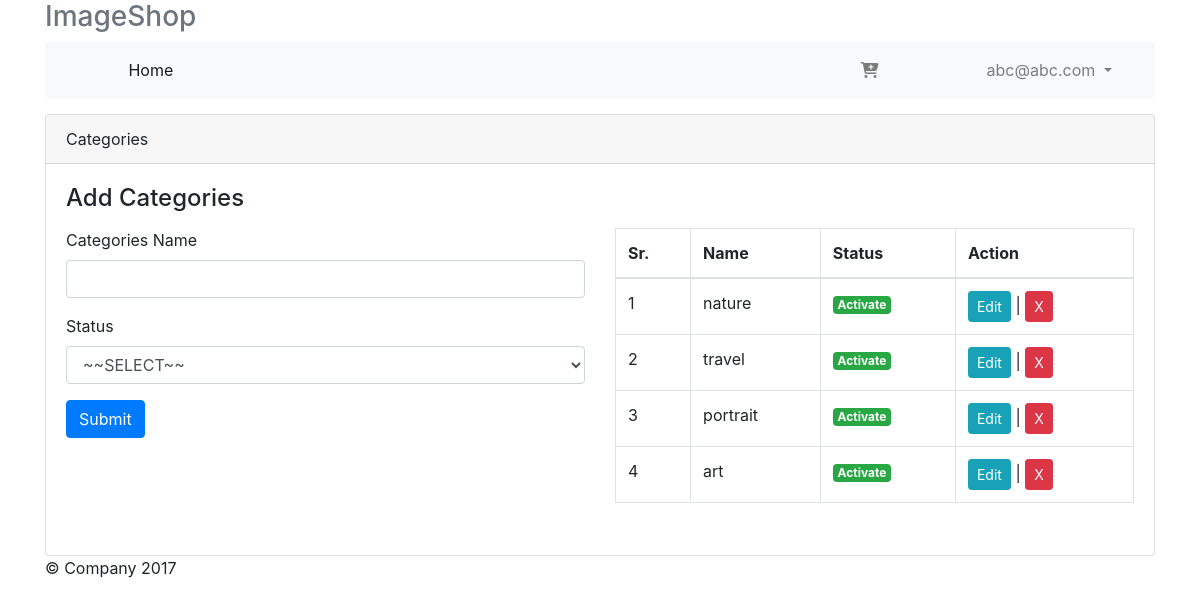
/index.php?nav=add_categories (signed in), run on the app's committed database.
### tables this page shows
CREATE TABLE `users` (
  `user_id` int(11) NOT NULL,
  `username` varchar(255) NOT NULL,
  `email` varchar(255) NOT NULL,
  `password` text NOT NULL,
  `user_city` text NOT NULL,
  `user_state` text NOT NULL,
  `user_country` text NOT NULL,
  `user_address` text NOT NULL,
  `order_id` text NOT NULL,
  `order_sts` text NOT NULL
);

CREATE TABLE `categories` (
  `cate_id` int(11) NOT NULL,
  `cate_name` varchar(255) NOT NULL,
  `cate_sts` varchar(255) NOT NULL,
  `cate_timestamp` timestamp NOT NULL DEFAULT current_timestamp()
);

### admin/pages/add_categories.php (the view, shortened to what this page needs)
<div class="card">
	<div class="card-header">Categories</div>
	<div class="card-body">
		<h4 class="card-title">Add Categories</h4>
		<p class="card-text">
			<div class="row">
				<div class="col-sm-6">
					<form action="" method="POST" role="form" id="formData">
						<div class="form-group">
							<label for="">Categories Name</label>
							<input type="text" class="form-control cate_name" name="cate_name" required="" id="cate_name">
						</div>
						<div class="form-group">
							<label for="">Status</label>
							<select name="cate_sts" id="cate_sts" class="form-control">
								<option value="">~~SELECT~~</option>
							</select>
						</div>
						<button type="submit" name="cate_subByAdmin" id="saveData" class="btn btn-primary">Submit</button>
					</form>
				</div>
				<div class="col-sm-6">
					<div id="Reload">
					<table class="table table-bordered">
						<thead>
							<tr>
								<th>Sr.</th>
								<th>Name</th>
								<th>Status</th>
								<th>Action</th>
							</tr>
						</thead>
						<tbody>
							<?php
								$x = 1;
								$q = get($dbc,"categories");
								while ($r = mysqli_fetch_assoc($q)):?>
							<tr>
								<td><?=$x?></td>
								<td><?=$r['cate_name']?></td>
								<td><?=isActive($r['cate_sts'])?></td>
								<td><button class="btn btn-info btn-sm update" id="<?=$r['cate_id']?>">Edit</button> | <button class="show-example-btn btn btn-danger delete btn-sm" onclick="DeleteData(<?=$r['cate_id']?>)">X</button></td>
							</tr>
							 <?php
								$x++;
								endwhile;
							?>
						</tbody>
					</table>
				  </div>
				</div>
			</div>
		</p>
	</div>
</div>

### inc/nav.php (shortened to what this page needs)
<nav class="navbar navbar-expand-md navbar-light bg-light rounded mb-3">
	<div class="collapse navbar-collapse" id="navbarCollapse">
		<ul class="navbar-nav text-md-center nav-justified w-100">
			<li class="nav-item active">
				<a class="nav-link" href="index.php?nav=home">Home</a>
			</li>
			<li class="nav-item">
			</li>
			<li class="nav-item">
			</li>
			<li class="nav-item">
			</li>
			<li class="nav-item">
				<a class="nav-link" href="index.php?nav=cart"><i class="fas fa-cart-plus"></i>
				</a>
			</li>
			<?php if (isset($_SESSION['login_user'])): ?>
				<li class="nav-item dropdown">
					<a class="nav-link dropdown-toggle" href="http://example.com" id="dropdown01" data-toggle="dropdown" aria-haspopup="true" aria-expanded="false">
						<?=$fetchUsers = fetchRecord($dbc, "users", "user_id", $_SESSION['login_user'])['email'];?>
					</a>
				</li>
			<?php endif ?>
		</ul>
	</div>
</nav>

### connect/db.php (shortened to what this page needs)
<?php function isActive($data){
  return ($data==1)?'<span class="badge badge-success">Activate</span>':'<span class="badge badge-danger">Deactivated</span>';
} ?>
<?php
function get($dbc,$table){
return mysqli_query($dbc,"SELECT * FROM $table");
}
?>
<?php
function fetchRecord($dbc,$table,$fld,$data){
return  mysqli_fetch_assoc(mysqli_query($dbc,"SELECT * FROM $table WHERE $fld='$data'"));
} ?>

### data on the page
users: email "abc@abc.com"
categories: cate_name "nature", cate_sts "Activate"
categories: cate_name "travel", cate_sts "Activate"
categories: cate_name "portrait", cate_sts "Activate"
categories: cate_name "art", cate_sts "Activate"
